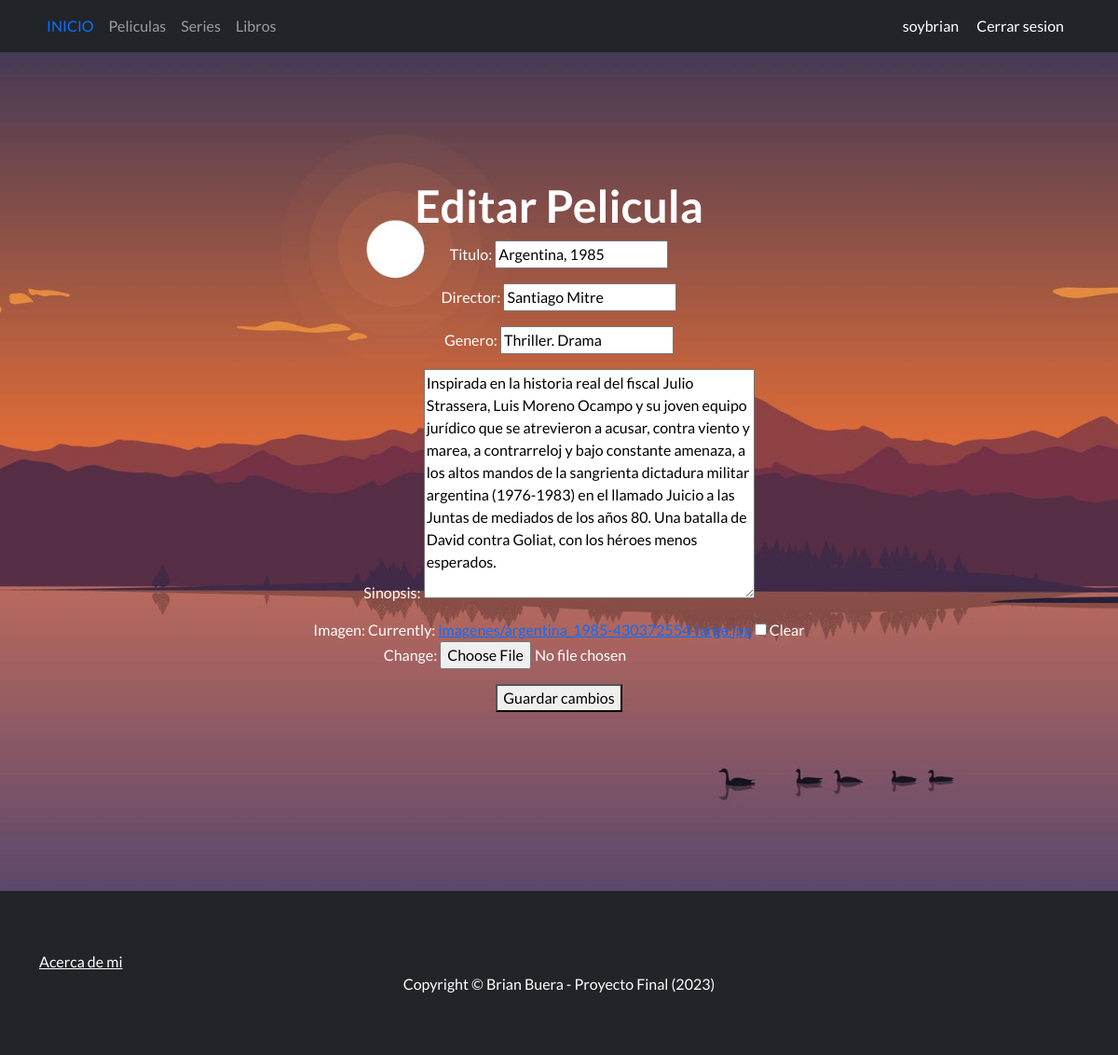
Screenshot of /editar_pelicula/3/ (signed in) with the database file from the repository.
### MisApps/models.py (models this page shows, shortened)
class Pelicula(models.Model):
    titulo = models.CharField(max_length=50)
    director = models.CharField(max_length=50)
    genero = models.CharField(max_length=50)
    sinopsis = models.TextField()
    usuario = models.ForeignKey(User, on_delete=models.CASCADE, null=True, blank=True)
    imagen = models.ImageField(null=True, blank=True, upload_to="imagenes/")

### MisApps/views.py (the view)
# urls.py: path('editar_pelicula/<int:pelicula_id>/', views.editar_pelicula, name='editar_pelicula'),
def editar_pelicula(request, pelicula_id):
    pelicula = get_object_or_404(Pelicula, id=pelicula_id)
    if request.user != pelicula.usuario:
        return redirect('lista_peliculas')
    if request.method == 'POST':
        form = PeliculaFormulario(request.POST, request.FILES, instance=pelicula)
        if form.is_valid():
            form.save()
            return redirect('detalle_pelicula', pelicula_id=pelicula.id)  # Redirige a la página de detalles de la película
    else:
        form = PeliculaFormulario(instance=pelicula)
    return render(request, 'editar_pelicula.html', {'form': form})

### MisApps/forms.py
class PeliculaFormulario(forms.ModelForm):
    class Meta:
        model = Pelicula
        fields = ['titulo', 'director', 'genero', 'sinopsis', 'imagen']

### MisApps/templates/editar_pelicula.html (shortened to what this page needs)
{% extends "base.html" %}
{% block contenido %}
<h1>Editar Pelicula</h1>
<form method="post" enctype="multipart/form-data">
    {{ form.as_p }}
    <button type="submit">Guardar cambios</button>
</form>
{% endblock %}

### MisApps/templates/base.html (shortened to what this page needs)
{%load static%}
<!DOCTYPE html>
<html lang="en">
    <head>
        <link href="https://cdn.jsdelivr.net/npm/bootstrap-icons@1.5.0/font/bootstrap-icons.css" rel="stylesheet" type="text/css" />
        <link href="{%static 'App/css/styles.css'%}" rel="stylesheet" />
    </head>
    <body>
        <nav class="navbar navbar-expand-sm bg-dark navbar-dark py-2 fixed-top">
            <div class="container">
                <div class="collapse navbar-collapse" id="navmenu">
                <ul class="navbar-nav mr-auto">
                    <li class="nav-item">
                    <a class="nav-link" href="{% url 'pagina principal' %}"><span class="text-primary">INICIO</span></a>
                    </li>
                    <li class="nav-item">
                    <a class="nav-link" href="{% url 'lista_peliculas' %}">Peliculas</a>
                    </li>
                    <li class="nav-item">
                    <a class="nav-link" href="{% url 'lista_series' %}">Series</a>
                    </li>
                    <li class="nav-item">
                    <a class="nav-link" href="{% url 'lista_libros' %}">Libros</a>
                    </li>
                    </div>
                        {% if not request.user.is_authenticated %}
                        <a class="navbar-brand fs-6" href="{% url 'Login' %}">Iniciar Sesion/Registrarse</a>
                        {% else %}
                    <div>
                        <a class="navbar-brand fs-6" href="{% url 'editar_perfil' %}">{{request.user.username}}</a>
                        <a class="navbar-brand fs-6" href="{% url 'logout' %}">Cerrar sesion</a>
                    </div>
                        {% endif %}
            </div>
        </nav>
        <header class="masthead">
            <div class="container position-relative">
                <div class="row justify-content-center">
                    <div class="col-xl-6">
                        <div class="text-center text-white">
                            {% block contenido %}{% endblock %}
                        </div>
                    </div>
                </div>
            </div>
        </header>
        <footer class="footer bg-dark">
            <div class="container">
                <p class="m-0 text-white text-left">
                    <a href="{% url 'about' %}" class="text-white">Acerca de mi</a>
                </p>
                <p class="m-0 text-center text-white">Copyright &copy; Brian Buera - Proyecto Final (2023)</p>
            </div>
        </footer>
    </body>
</html>

### rows the page displays
Pelicula: titulo "Argentina, 1985", director "Santiago Mitre", genero "Thriller. Drama", sinopsis "Inspirada en la historia real del fiscal Julio Strassera, Luis Moreno Ocampo y su joven equipo jurídico que se atrevieron a acusar, contra viento y marea, a contrarreloj y bajo constante amenaza, a los altos mandos de la sangrienta dictadura militar argentina (1976-1983) en el llamado Juicio a las Juntas de mediados de los años 80. Una batalla de David contra Goliat, con los héroes menos esperados."

### other values shown
{{ request.user.username }} "soybrian"
